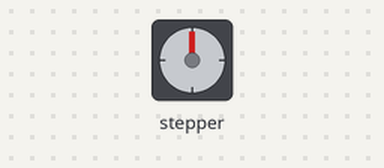
Bench run of a sketch on a simulated Arduino Uno, built with avr-gcc and run on an emulated ATmega328P. Shown: stepper motor. Wiring (inferred from the names in the program): stepper motor driver (200 steps per turn assumed): step pin 5; direction pin 2; enable pin 8.

Above: at 0.05 s.
At 1.85 s:
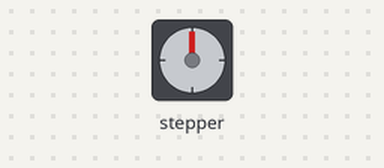
At 3.65 s:
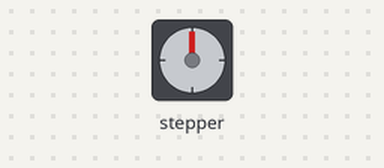
At 7.2 s:
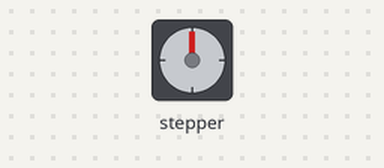
Timing chart, 0 to 9.4 s (numbered marks = the images above):
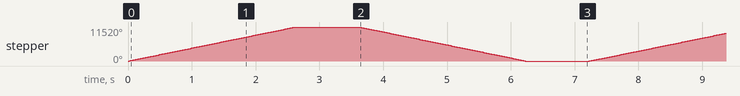

Measured:
- by itself, stepper: turns 11520° clockwise in 2.6 s, then 11520° counter-clockwise in 2.6 s, repeating every 7.2 s

The sketch:

first_test.ino
```cpp
const int stepPin = 5;
const int dirPin = 2;
const int enPin = 8;
void setup() {

  // Sets the two pins as Outputs
  pinMode(stepPin,OUTPUT);
  pinMode(dirPin,OUTPUT);

  pinMode(enPin,OUTPUT);
  digitalWrite(enPin,LOW);

}
void loop() {

  digitalWrite(dirPin,HIGH); // Enables the motor to move in a particular direction
  // Makes 200 pulses for making one full cycle rotation
  for(int x = 0; x < 6400; x++) {
    digitalWrite(stepPin,HIGH);
    delayMicroseconds(200);
    digitalWrite(stepPin,LOW);
    delayMicroseconds(200);
  }
  delay(1000); // One second delay

  digitalWrite(dirPin,LOW); //Changes the rotations direction
  // Makes 400 pulses for making two full cycle rotation
  for(int x = 0; x < 6400; x++) {
    digitalWrite(stepPin,HIGH);
    delayMicroseconds(200);
    digitalWrite(stepPin,LOW);
    delayMicroseconds(200);
  }
  delay(1000);

}
```
